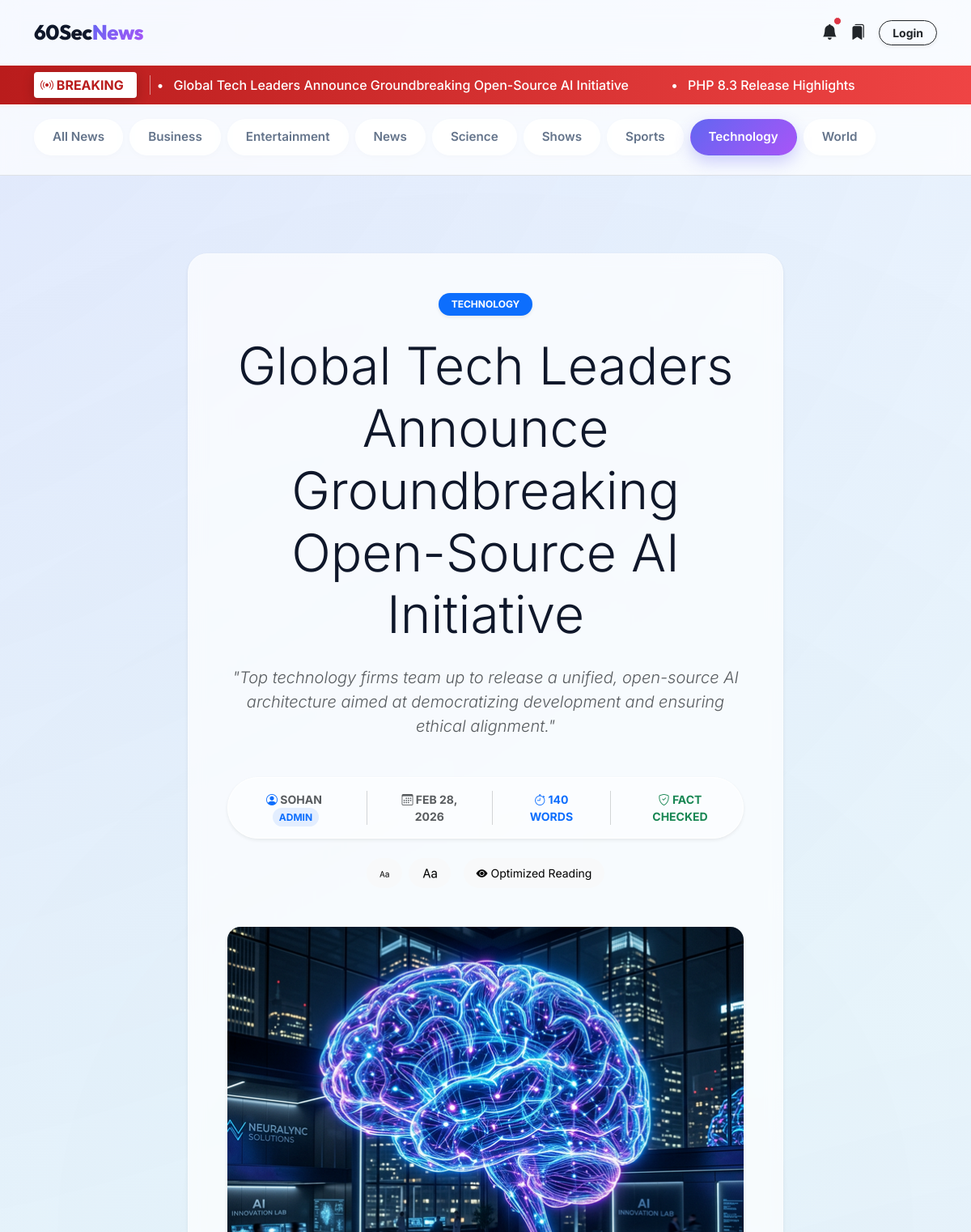
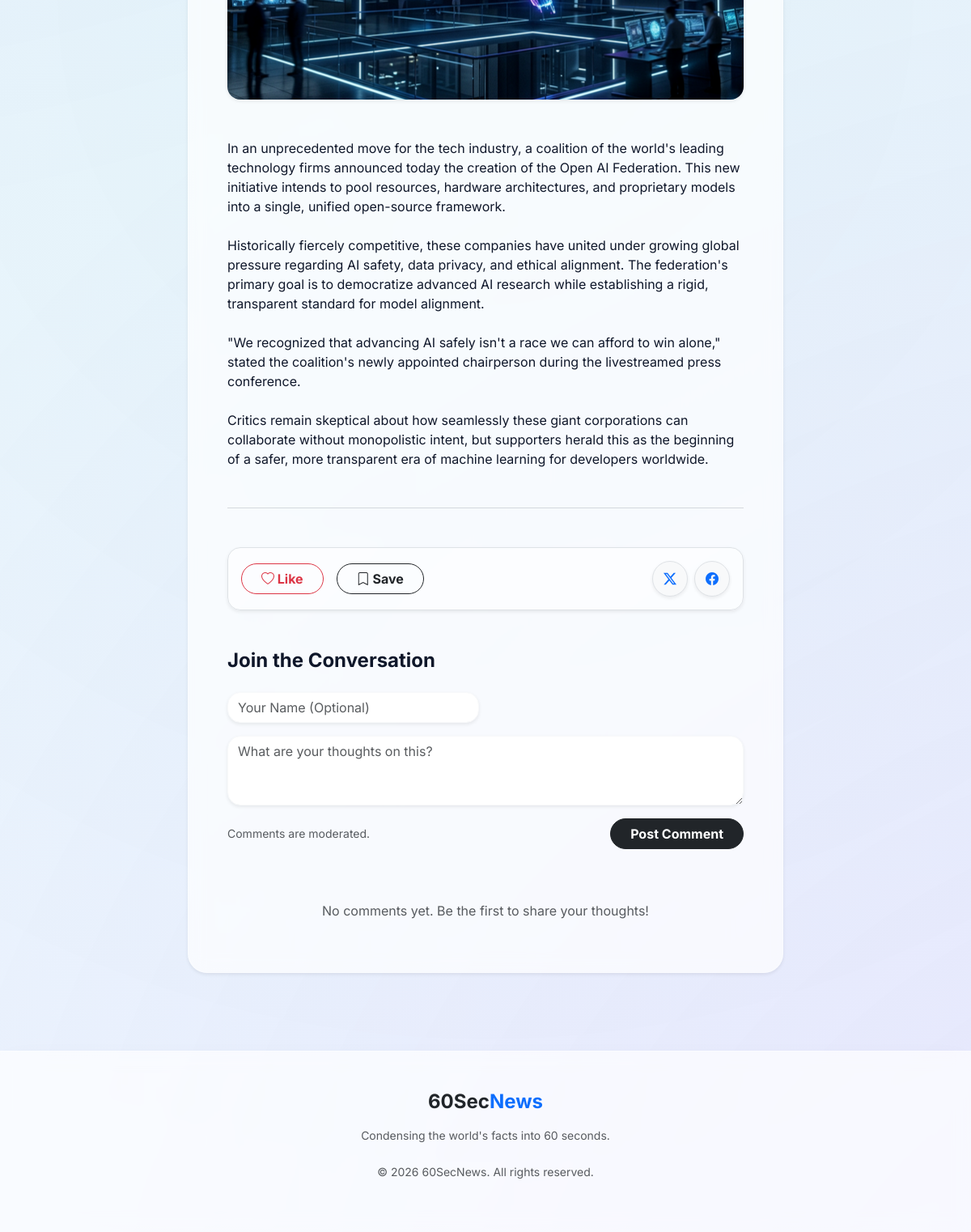
Page /article.php?slug=global-tech-leaders-announce-open-source-ai-initiative on the committed database (2 pictures, top to bottom).
### tables this page shows
CREATE TABLE `articles` (
  `id` int(11) NOT NULL,
  `title` varchar(255) NOT NULL,
  `slug` varchar(255) NOT NULL,
  `summary` text NOT NULL,
  `content` text NOT NULL,
  `author_id` int(11) NOT NULL,
  `category_id` int(11) NOT NULL,
  `featured_image_id` int(11) DEFAULT NULL,
  `status` enum('draft','pending','published','embargoed','trashed') DEFAULT 'draft',
  `is_breaking` tinyint(1) DEFAULT 0,
  `is_pinned` tinyint(1) DEFAULT 0,
  `fact_checked` tinyint(1) DEFAULT 0,
  `publish_at` timestamp NULL DEFAULT NULL,
  `created_at` timestamp NOT NULL DEFAULT current_timestamp(),
  `updated_at` timestamp NOT NULL DEFAULT current_timestamp() ON UPDATE current_timestamp()
);

CREATE TABLE `categories` (
  `id` int(11) NOT NULL,
  `parent_id` int(11) DEFAULT NULL,
  `name` varchar(100) NOT NULL,
  `slug` varchar(100) NOT NULL,
  `created_at` timestamp NOT NULL DEFAULT current_timestamp()
);

CREATE TABLE `users` (
  `id` int(11) NOT NULL,
  `username` varchar(50) NOT NULL,
  `email` varchar(100) NOT NULL,
  `password_hash` varchar(255) NOT NULL,
  `role_id` int(11) NOT NULL,
  `created_at` timestamp NOT NULL DEFAULT current_timestamp(),
  `last_login` timestamp NULL DEFAULT NULL,
  `login_attempts` int(11) DEFAULT 0,
  `lockout_time` timestamp NULL DEFAULT NULL,
  `status` enum('active','inactive','banned') DEFAULT 'active'
);

CREATE TABLE `roles` (
  `id` int(11) NOT NULL,
  `name` varchar(50) NOT NULL,
  `created_at` timestamp NOT NULL DEFAULT current_timestamp()
);

CREATE TABLE `media` (
  `id` int(11) NOT NULL,
  `filename` varchar(255) NOT NULL,
  `folder` varchar(100) DEFAULT 'general',
  `alt_text` varchar(255) DEFAULT NULL,
  `uploader_id` int(11) DEFAULT NULL,
  `uploaded_at` timestamp NOT NULL DEFAULT current_timestamp()
);

### public/article.php (the view, shortened to what the rows shown need)
<?php
require_once __DIR__ . '/../app/helpers.php';
$slug = $_GET['slug'] ?? '';
$db = DB::getInstance()->getConnection();
$stmt = $db->prepare("
    SELECT a.*, c.name as category_name, c.slug as category_slug, u.username as author_name, r.name as role_name, m.filename, m.folder
    FROM articles a
    JOIN categories c ON a.category_id = c.id
    JOIN users u ON a.author_id = u.id
    JOIN roles r ON u.role_id = r.id
    LEFT JOIN media m ON a.featured_image_id = m.id
    WHERE a.slug = ? AND a.status = 'published' AND a.publish_at <= NOW()
");
$stmt->execute([$slug]);
$article = $stmt->fetch();
$settings_file = BASE_PATH . '/config/settings.json';
$settings = ['site_title' => '60-Second News', 'require_account_comments' => false, 'auto_approve_comments' => true];
if (file_exists($settings_file))
    $settings = array_merge($settings, json_decode(file_get_contents($settings_file), true));
$today = date('Y-m-d');
$db->prepare("INSERT INTO views (article_id, view_date, view_count) VALUES (?, ?, 1) ON DUPLICATE KEY UPDATE view_count = view_count + 1")->execute([$article['id'], $today]);
$word_count = str_word_count(strip_tags($article['content']));
$breaking_news = $db->query("SELECT title,slug,publish_at FROM articles WHERE status='published' AND is_breaking=1 AND publish_at<=NOW() ORDER BY publish_at DESC LIMIT 5")->fetchAll();
$categories_raw = $db->query("SELECT id, name, slug, parent_id FROM categories ORDER BY parent_id IS NOT NULL, name ASC")->fetchAll();
$category_tree = [];
$children = [];
foreach ($categories_raw as $c) {
    if ($c['parent_id'] === null) {
        $category_tree[$c['id']] = $c;
        $category_tree[$c['id']]['children'] = [];
    } else {
        $children[$c['parent_id']][] = $c;
    }
}
foreach ($children as $pid => $kids) {
    if (isset($category_tree[$pid]))
        $category_tree[$pid]['children'] = $kids;
}
?>
<!DOCTYPE html>
<html lang="en">
<head>
    <link href="https://cdn.jsdelivr.net/npm/bootstrap@5.3.2/dist/css/bootstrap.min.css" rel="stylesheet">
    <link rel="stylesheet" href="https://cdn.jsdelivr.net/npm/bootstrap-icons@1.11.1/font/bootstrap-icons.css">
    <link href="<?= BASE_URL ?>/css/style.css?v=<?= filemtime(BASE_PATH . '/public/css/style.css') ?>" rel="stylesheet">
</head>
<body class="theme-<?= e($settings['user_theme'] ?? 'premium') ?>">
    <div class="main-content-wrapper">
        <?php if (!empty($breaking_news)): ?>
            <div class="breaking-ticker py-2 shadow-sm" style="overflow: hidden; white-space: nowrap;">
                <div class="container d-flex align-items-center">
                    <div class="ticker-wrapper ps-2 border-start border-light border-opacity-50">
                        <div class="ticker-content">
                            <?php foreach ($breaking_news as $news): ?>
                                <a href="<?= BASE_URL ?>/article.php?slug=<?= e($news['slug']) ?>"
                                    class="text-white text-decoration-none me-5 fw-medium">
                                    <span class="me-2">&bull;</span>
                                    <?= e($news['title']) ?>
                                </a>
                            <?php endforeach; ?>
                        </div>
                    </div>
                </div>
            </div>
        <?php endif; ?>
        <div class="sticky-filters py-3 mb-4 sticky-top border-bottom"
            style="top: 76px; z-index: 1010; background: var(--glass-bg); backdrop-filter: blur(12px); -webkit-backdrop-filter: blur(12px);">
            <div class="container">
                <div class="d-flex flex-wrap gap-2 pb-2" style="scrollbar-width: thin; overflow: visible;">
                    <?php foreach ($category_tree as $parent): ?>
                        <?php if (!empty($parent['children'])): ?>
                            <div class="dropdown">
                                <a href="#"
                                    class="filter-btn text-decoration-none text-nowrap <?= $article['category_slug'] === $parent['slug'] ? 'active' : '' ?>"
                                    data-bs-toggle="dropdown" aria-expanded="false">
                                    <?= e($parent['name']) ?>
                                </a>
                            </div>
                        <?php endif; ?>
                    <?php endforeach; ?>
                </div>
            </div>
        </div>
        <div class="container py-5">
            <div class="row justify-content-center">
                <div class="col-lg-8 main-article-column">
                    <div class="glass-panel p-4 p-md-5 mt-4 mb-5 shadow-sm">
                        <header class="mb-5 text-center">
                            <div class="mb-4">
                                <a href="<?= BASE_URL ?>/index.php?category=<?= $article['category_slug'] ?>"
                                    class="badge bg-primary rounded-pill text-uppercase px-3 py-2 text-decoration-none shadow-sm">
                                    <?= e($article['category_name']) ?>
                                </a>
                            </div>
                            <h1 class="display-3 fw-800 mb-4 article-title">
                                <?= e($article['title']) ?>
                            </h1>
                            <p class="lead text-muted fst-italic mx-auto mb-5"
                                style="max-width: 700px; font-size: 1.25rem;">
                                "<?= e($article['summary']) ?>"
                            </p>
                            <div
                                class="d-inline-flex align-items-center gap-4 text-muted small fw-bold text-uppercase p-3 rounded-pill bg-white bg-opacity-50 border border-white border-opacity-30 shadow-sm mb-4">
                                <span><i class="bi bi-person-circle text-primary"></i>
                                    <?= e($article['author_name']) ?> <span
                                        class="bg-primary bg-opacity-10 text-primary px-2 py-1 rounded-pill ms-1"
                                        style="font-size: 0.75rem; vertical-align: middle;"><?= e($article['role_name']) ?></span>
                                </span>
                                <span><i class="bi bi-calendar3"></i>
                                    <?= date('M j, Y', strtotime($article['publish_at'])) ?></span>
                                <span class="text-primary"><i class="bi bi-stopwatch"></i> <?= $word_count ?>
                                    WORDS</span>
                                <?php if ($article['fact_checked']): ?>
                                    <span class="text-success"><i class="bi bi-shield-check"></i> FACT CHECKED</span>
                                <?php endif; ?>
                            </div>
                            <div class="d-flex justify-content-center gap-2 mb-4">
                                <button class="btn btn-sm btn-light border-0 rounded-pill px-3 shadow-none"
                                    id="btn-font-dec" title="Decrease font size">
                                </button>
                                <button class="btn btn-sm btn-light border-0 rounded-pill px-3 shadow-none"
                                    id="btn-font-inc" title="Increase font size">
                                </button>
                                <button class="btn btn-sm btn-light border-0 rounded-pill px-3 shadow-none ms-2"
                                    id="btn-reading-mode" title="Toggle Focused Reading">
                                </button>
                            </div>
                        </header>
                        <?php if ($article['filename']): ?>
                            <figure class="mb-5 text-center rounded-4 overflow-hidden shadow-sm">
                                <img src="<?= BASE_URL ?>/uploads/<?= e($article['folder']) ?>/<?= e($article['filename']) ?>"
                                    class="img-fluid w-100 object-fit-cover" style="max-height: 500px;"
                                    alt="<?= e($article['title']) ?>">
                            </figure>
                        <?php endif; ?>
                        <article class="article-text mb-5" id="article-body">
                            <?= nl2br(e($article['content'])) ?>
                        </article>
                        <hr class="my-5 border-secondary opacity-25">
                        <div
                            class="d-flex justify-content-between align-items-center mb-5 bg-white bg-opacity-50 border p-3 rounded-4 shadow-sm">
                            <div class="d-flex gap-3">
                            </div>
                            <div class="d-flex gap-2">
                            </div>
                        </div>
                        <section class="comments-section" id="comments">
                            <h4 class="fw-bold mb-4">Join the Conversation</h4>
                            <?php if ($settings['require_account_comments'] && !isset($_SESSION['user_id'])): ?>
                                <div class="alert alert-info border-0 bg-light text-dark rounded-4 p-4 text-center">
                                    You must <a href="<?= BASE_URL ?>/auth/login.php"
                                        class="fw-bold text-decoration-none">log
                                        in</a> to post a comment.
                                </div>
                            <?php else: ?>
                                <form method="POST" class="mb-5">
                                </form>
                            <?php endif; ?>
                            <div class="d-flex flex-column gap-4">
                            </div>
                        </section>
                    </div>
                </div>
            </div>
        </div>
    </div>
</body>
</html>

### rows in the picture
articles: title "Global Tech Leaders Announce Groundbreaking Open-Source AI Initiative", category.name "TECHNOLOGY", summary "Top technology firms team up to release a unified, open-source AI architecture aimed at democratizing development and ensuring ethical alignment.", author.username "SOHAN", roles.name "ADMIN", publish_at "FEB 28, 2026", content "140", featured_image.filename (picture), content "In an unprecedented move for the tech industry, a coalition of the world's leading technology firms announced today the creation of the Open AI Federation. This new initiative intends to pool resources, hardware architectures, and proprietary models into a single, unified open-source framework. Historically fiercely competitive, these companies have united under growing global pressure regarding AI safety, data privacy, and ethical alignment. The federation's primary goal is to democratize advanced AI research while establishing a rigid, transparent standard for model alignment. \"We recognized that advancing AI safely isn't a race we can afford to win alone,\" stated the coalition's newly…"
articles: title "PHP 8.3 Release Highlights"
categories: name "Business"
categories: name "Entertainment"
categories: name "News"
categories: name "Science"
categories: name "Shows"
categories: name "Sports"
categories: name "World"

### other values in the picture
$parent['name'] "Technology"
